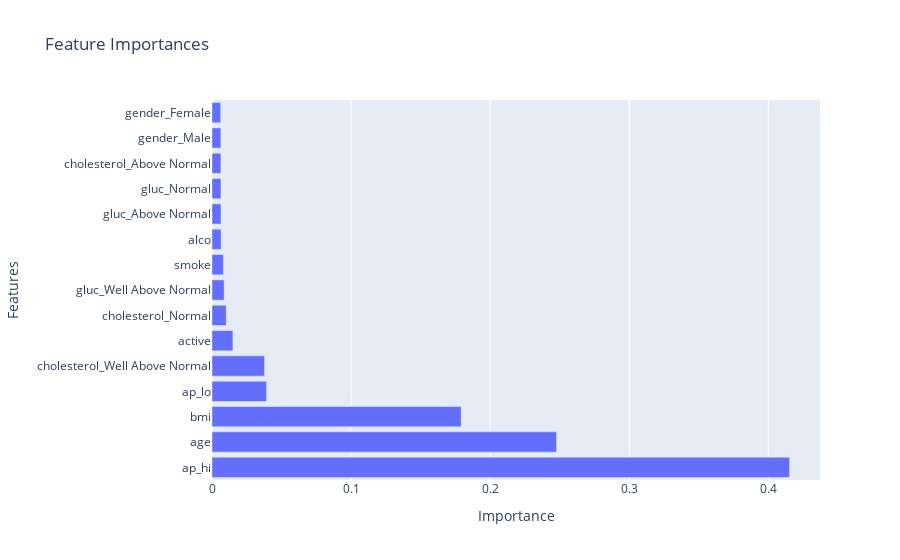

The notebook cell saved with this chart:
### Code cell
df_importance = pd.DataFrame({'Features': X.columns, 'Importance': importance}) #Create a dataframe for feature-importance
df_importance = df_importance.sort_values(by='Importance', ascending=False) #sort data by importance
fig = px.bar(df_importance, x='Importance', y='Features', orientation='h', title='Feature Importances') #google the parameters to put in
fig.show() #use of ploty allow us to view exact value from graph.

### Figure 1 — Plotly figure (JSON) as saved in the notebook; plotly's stock layout.template omitted (floating-point values rounded to 4 significant figures)
{"data": [{"alignmentgroup": "True", "hovertemplate": "Importance=%{x}<br>Features=%{y}<extra></extra>", "legendgroup": "", "marker": {"color": "#636efa", "pattern": {"shape": ""}}, "name": "", "offsetgroup": "", "orientation": "h", "showlegend": false, "textposition": "auto", "type": "bar", "x": [0.4153, 0.2477, 0.1792, 0.03924, 0.03778, 0.01505, 0.01023, 0.008723, 0.008226, 0.00657, 0.00646, 0.00645, 0.006421, 0.006387, 0.006266], "xaxis": "x", "y": ["ap_hi", "age", "bmi", "ap_lo", "cholesterol_Well Above Normal", "active", "cholesterol_Normal", "gluc_Well Above Normal", "smoke", "alco", "gluc_Above Normal", "gluc_Normal", "cholesterol_Above Normal", "gender_Male", "gender_Female"], "yaxis": "y"}], "layout": {"barmode": "relative", "legend": {"tracegroupgap": 0}, "title": {"text": "Feature Importances"}, "xaxis": {"anchor": "y", "domain": [0, 1], "title": {"text": "Importance"}}, "yaxis": {"anchor": "x", "domain": [0, 1], "title": {"text": "Features"}}}}
